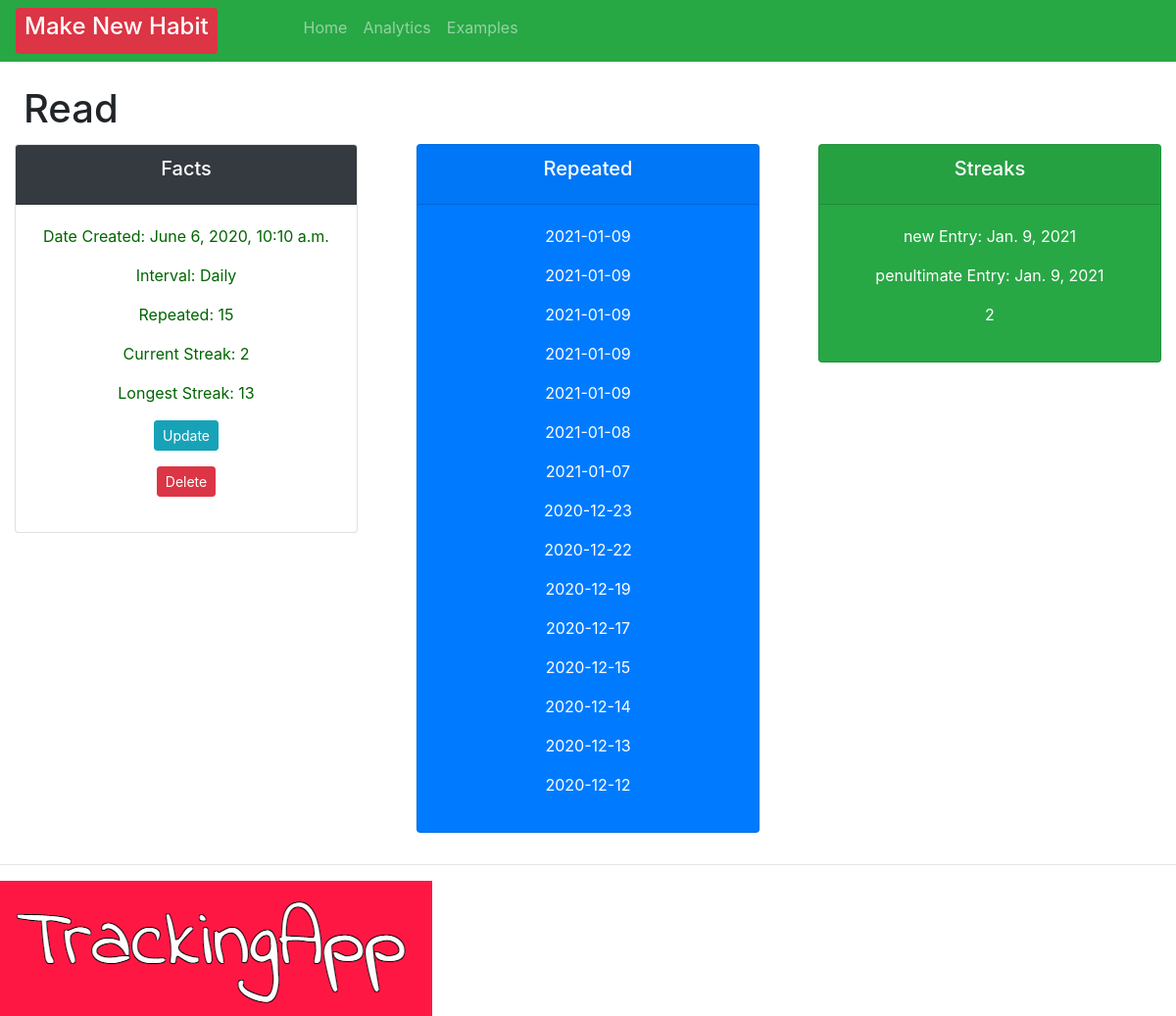
/habit/100, run on an earlier commit of the app's database.
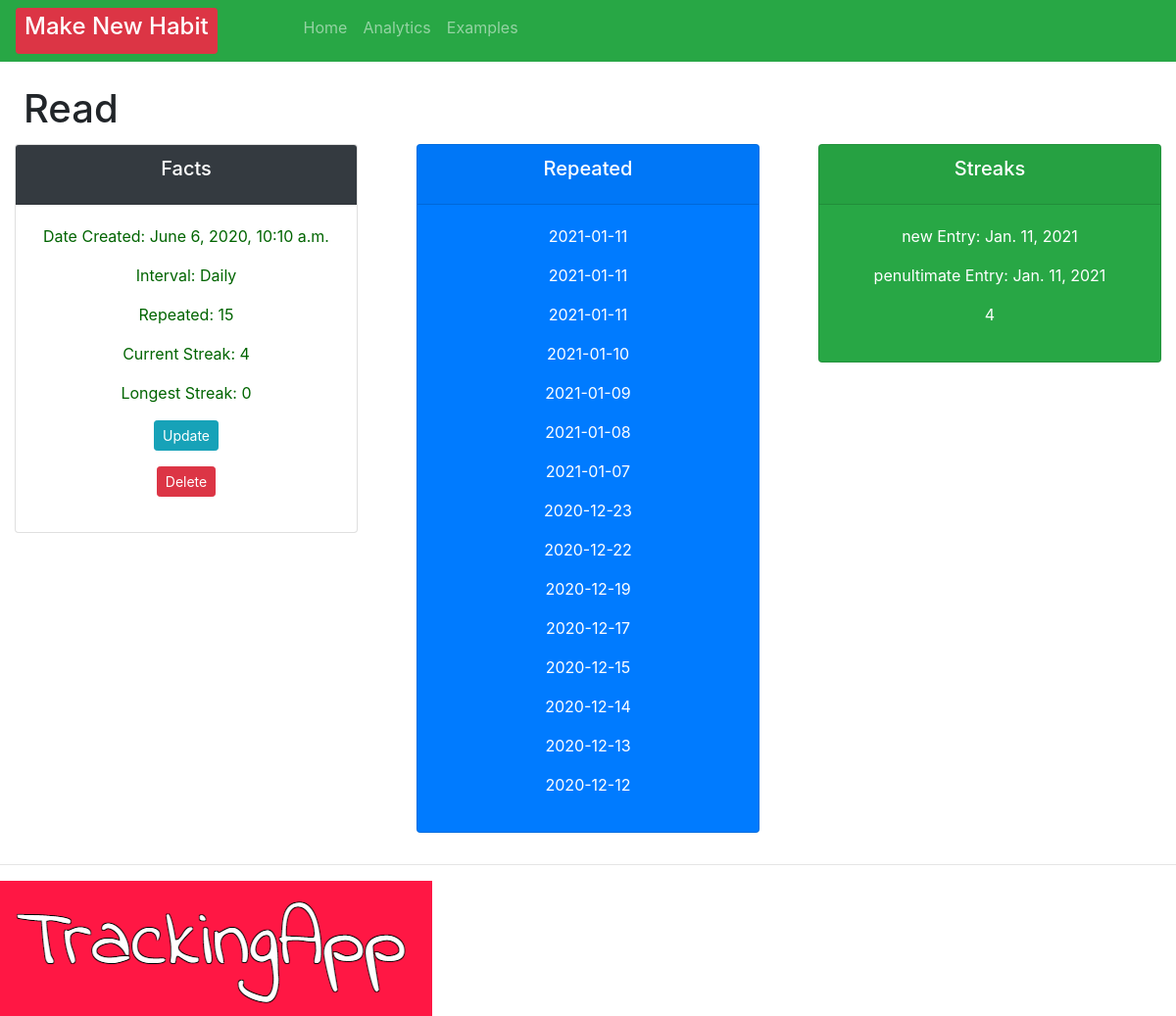
And on a later commit of the database.
### crm/models.py (models this page shows, shortened)
class Order(models.Model):
    INTERVAL = (
            ('Daily', 'Daily'),
            ('Weekly', 'Weekly' ),
                      )
    habit = models.CharField(max_length=200, null=True, blank=True)
    interval = models.CharField(max_length=400, null=True, choices=INTERVAL)
    checked = models.IntegerField(blank=True, default=0, null=True)
    streak = models.IntegerField(blank=True, default=0, null=True)
    longestStreak = models.IntegerField(blank=True, default=0, null=True)
    created = models.DateTimeField(auto_now=True, auto_now_add=False, editable=False, null=True, blank=True)
    checkedList = models.ManyToManyField(Repeats)
    timeStamp = models.DateTimeField(auto_now=True, blank=True)
    date_created = models.DateTimeField(auto_now_add=True, null=True, editable=False, blank=True)
    dateAsString = models.CharField(max_length=200, null=True, blank=True)

class Repeats(models.Model):
    dateAsString = models.CharField(max_length=200, null=True, blank=True)

### crm/views.py (the view)
# urls.py: path('habit/<str:pk>', views.habit, name="habit"),
def habit(request, pk):
    testData = [{
        'habit': 'Call Mum',
        'interval': 'Weekly',
        'date_created': '2020-09-12'
    }]
    repeats = Repeats.objects.get(id=pk)
    orders = Order.objects.all()
    order = Order.objects.get(id=pk)
    repeat = order.checkedList.filter()
    streak = order.streak
    dateArray = order.checkedList.all().order_by('-dateAsString')
    penultimate = dateArray[1].dateAsString
    lastChecked = parse_date(penultimate)
    today1 = dateArray.first().dateAsString
    today = parse_date(today1)
    order.save()
    context = {"today": today, "lastTimeStamp": lastChecked, "testData": testData, "current_streak":streak, "order":order, "repeats": repeats, "repeat": repeat}
    return render(request, 'habit/habit.html', context)

### crm/templates/habit/habit.html (shortened to what this page needs)
{% extends 'habit/main.html' %}
{% block content %}
<br>
<h1 style="margin-left: 2%; margin-bottom: 1%;">
    <td>
        {{ order.habit }}
    </td>
</h1>
<div class="row">
    <div class="col">
        <div class="col-md">
            <div class="card text-center text-white mb-3" id="total-orders">
                <div class="card-header  bg-dark">
                    <h5 class="card-title">Facts</h5>
                </div>
                <div class="card-body">
                    <p style="color: darkgreen">Date Created: {{order.date_created}}</p>
                    <p style="color: darkgreen">Interval: {{ order.interval }}</p>
                    <p style="color: darkgreen">Repeated: {{ order.checkedList.count }}</p>
                    <p style="color: darkgreen">Current Streak:  {{current_streak}}</p>
                    <p style="color: darkgreen">Longest Streak: {{order.longestStreak}}</p>
                    <p> <a a class="btn btn-sm btn-info" href="{% url 'update_habit' order.id %}">Update</a></p>
                    <p> <a a class="btn btn-sm btn-danger" href="{% url 'delete' order.id %}">Delete</a></p>
                </div>
            </div>
        </div>
    </div>
    <div class="col">
        <div class="col-md">
            <div class="card text-center text-white bg-primary mb-3" id="total-orders">
                <div class="card-header">
                    <h5 class="card-title text-white">Repeated</h5>
                </div>
                <div class="card-body">
                    {% for check in repeat reversed %}
                    <p>{{check.dateAsString}}</p>
                    {%endfor%}
                </div>
            </div>
        </div>
    </div>
    <div class="col">
        <div class="col-md">
            <div class="card text-center mb-3 bg-success text-white" id="total-orders">
                <div class="card-header">
                    <h5 class="card-title">Streaks</h5>
                </div>
                <div class="card-body">
                    <p>new Entry: {{today}}</p>
                    <p>penultimate Entry: {{lastTimeStamp}}</p>
                    <p>    {{current_streak}}        </p>
                </div>
            </div>
        </div>
    </div>
</div>
{% endblock %}

What changed in the data, as far as the page shows it:
no longer on this page (row unchanged): Repeats: dateAsString "2021-01-09"
no longer on this page (row unchanged): Repeats: dateAsString "2021-01-09"
no longer on this page (row unchanged): Repeats: dateAsString "2021-01-09"
no longer on this page (row unchanged): Repeats: dateAsString "2021-01-09"
changed Order "Read": longestStreak "13" → "0"
added Repeats: dateAsString "2021-01-11"
added Repeats: dateAsString "2021-01-11"
added Repeats: dateAsString "2021-01-11"
now on this page (row edited): Repeats: dateAsString "2021-01-10"
Also different on the page:
{{ current_streak }}: "2" → "4"
{{ today }}: "Jan. 9, 2021" → "Jan. 11, 2021"
{{ lastTimeStamp }}: "Jan. 9, 2021" → "Jan. 11, 2021"
